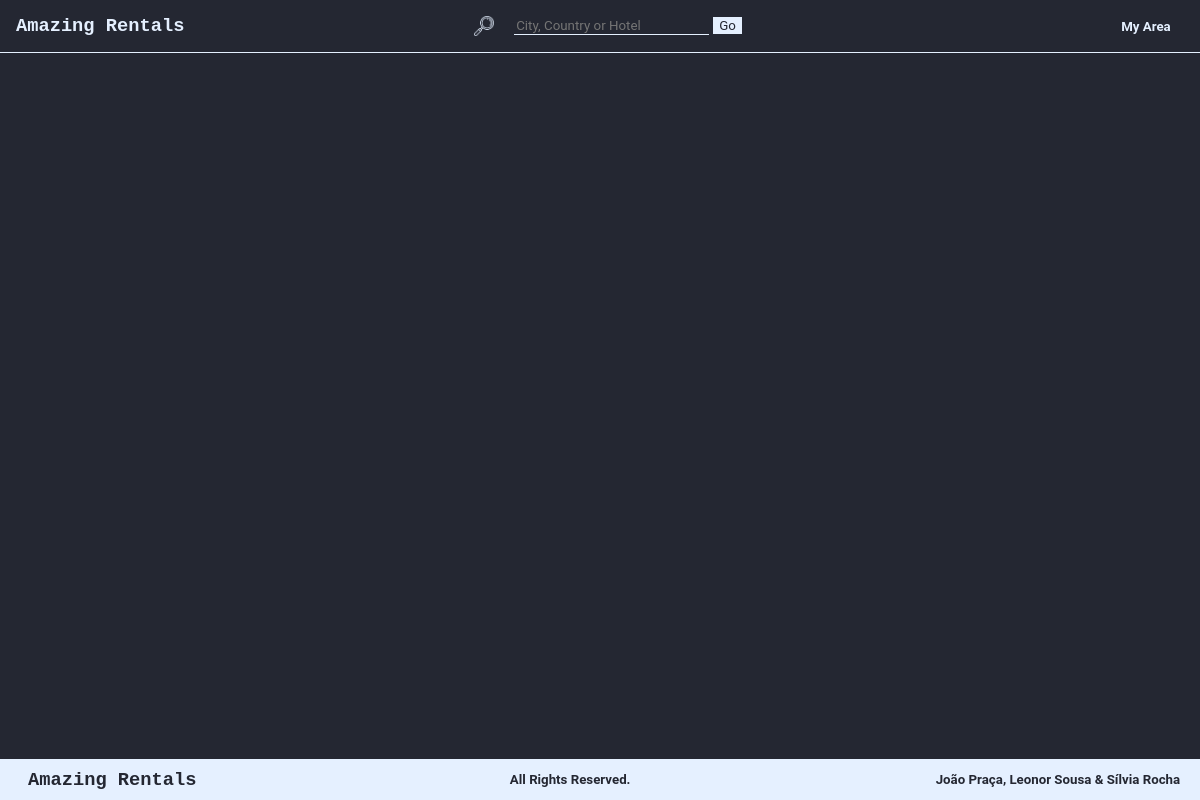
Page /listReservations.php (signed in) on the earlier database version.
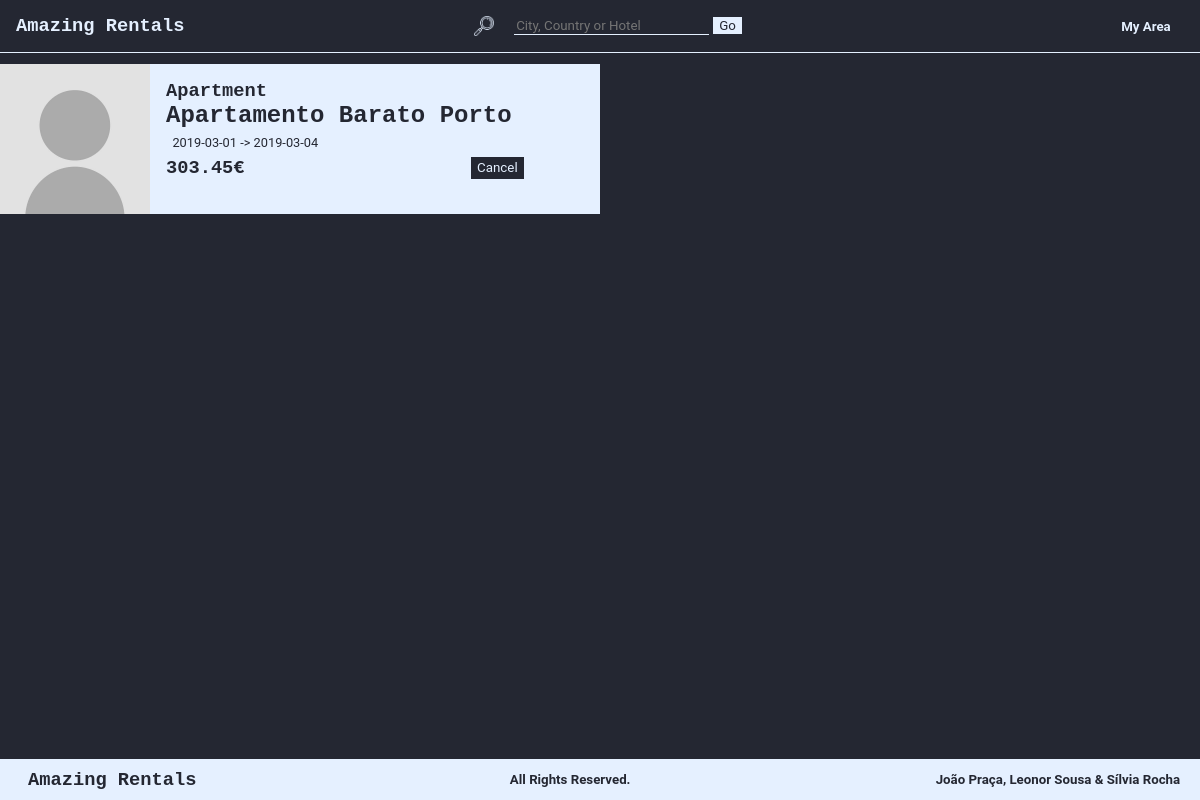
Same page on the later database version.
### tables this page shows
CREATE TABLE Reserva (
    idReserva       INTEGER PRIMARY KEY, 
    dataCheckIn     DATE    NOT NULL,
    dataCheckOut    DATE   NOT NULL,
    numHospedes     INTEGER CHECK (numHospedes > 0), 
    precoTotal      REAL    CHECK (precoTotal > 0), 
    idEstado        INTEGER REFERENCES Estado(idEstado) ON DELETE CASCADE ON UPDATE CASCADE,
    idHabitacao     INTEGER REFERENCES Habitacao(idHabitacao),
    idUtilizador       INTEGER REFERENCES Utilizador(idUtilizador),
    UNIQUE (dataCheckIn, idHabitacao)
);

CREATE TABLE Habitacao (
    idHabitacao INTEGER PRIMARY KEY,
    nome        TEXT,
    numQuartos  INTEGER CHECK (numQuartos > 0), 
    maxHospedes INTEGER CHECK (maxHospedes > 0),  
    precoNoite  REAL    CHECK (precoNoite > 0), 
    taxaLimpeza REAL CHECK (taxaLimpeza >= 0), 
    descricao   TEXT,
    latitude    REAL    CHECK(latitude>=-90 and latitude<=90),
    longitude   REAL    CHECK(longitude>=-180 and longitude<=180),
    morada      TEXT,
    idCidade    INTEGER REFERENCES Cidade(idCidade) ON DELETE RESTRICT ON UPDATE RESTRICT, 
    idUtilizador INTEGER REFERENCES Utilizador(idUtilizador) ON DELETE CASCADE ON UPDATE CASCADE,
    idTipo      INTEGER REFERENCES TipoDeHabitacao (idTipo) ON DELETE SET NULL ON UPDATE CASCADE, 
    idPolitica  INTEGER REFERENCES PoliticaDeCancelamento (idPolitica) ON DELETE RESTRICT ON UPDATE CASCADE
);

CREATE TABLE TipoDeHabitacao (
    idTipo  INTEGER PRIMARY KEY,
    nome    VARCHAR(30) UNIQUE NOT NULL
);

### database/habitations.php (called while the page is built, shortened)
<?php
function getReservationsByClient($user_id){
    global $db;
    $stmt = $db->prepare('SELECT idReserva FROM Reserva WHERE idUtilizador = ?');
    $stmt->execute(array($user_id));
    return $stmt->fetchAll();
}
function getReservationById($id){
    global $db;
    $stmt = $db->prepare('SELECT * FROM Reserva WHERE idReserva = ?');
    $stmt->execute(array($id));
    return $stmt->fetch();
}
function getHabitationById($id){
    global $db;
    $stmt = $db->prepare('SELECT * FROM Habitacao WHERE idHabitacao=?');
    $stmt->execute(array($id));
    return $stmt->fetch();
}
function getNameType($id){
    global $db;
    $stmt = $db->prepare('SELECT nome FROM TipoDeHabitacao WHERE idTipo=?');
    $stmt->execute(array($id));
    return $stmt->fetch();
}
function getHabitationPictures($id){
    global $db;
    $stmt = $db->prepare('SELECT * FROM Imagem WHERE idHabitacao=?');
    $stmt->execute(array($id));
    return $stmt->fetchAll();
}
?>

### templates/properties/viewShortReservation.php (the view)
<section class="reservationShort">
        <?php
            include_once("database/connection.php");
            include_once("database/habitations.php");
            $habitation=getHabitationById($reservation['idHabitacao']);
            $picture=getHabitationPictures($habitation['idHabitacao']);
            if ($picture != null){
                echo '<img src=' . $picture['urlImagem'] . 'alt=' . $picture['legenda'] . '>';
            }
            else{
                echo '<img src="images/ownerPicture.jpg"  alt="Habitation Picture">';
            }
        ?>
        <div class="rightText">
            <h3><?=getNameType($habitation['idTipo'])['nome']?></h3>
            <h1><?=$habitation['nome']?></h1>
            <p><?=$reservation['dataCheckIn']?> -> <?=$reservation['dataCheckOut']?></p>
            <?php
                $datetime1 = strtotime($reservation['dataCheckIn'] . ' 00:00:00');
                $datetime2 = strtotime($reservation['dataCheckOut'] . ' 00:00:00');
                $secs = $datetime2 - $datetime1;
                $days = $secs / 86400;
                $total = $habitation['precoNoite']*$days+$habitation['taxaLimpeza'];
            ?>
            <div class="horizontalElements">
                <h3><?=$total?>€</h3>
                <input type="button" value="Cancel" class="submit" id="cancel_button">
            </div>
        </div>
</section>

### templates/common/header.php (shortened to what this page needs)
<!DOCTYPE html>
<html>
    <head>
        <link href="style.css" rel="stylesheet">
        <link href="layout.css" rel="stylesheet">
    </head>
    <body>
        <div class="content">
            <nav id="menu">
            <ul>
                <li><a href="homepage.php"><h3>Amazing Rentals</h3></a></li>
                <li>
                    <?php
                        include('templates/common/search.php');
                    ?>
                </li>
                    <?php
                    if ($logedin){ ?>
                        <li>
                            <div class="dropdown">
                                <h5>My Area</h5>
                            </div>
                        </li>
                    <?php } ?>
            </ul>
        </nav>

### templates/common/search.php
<form id="search" method="POST" action="/action_page.php">
    <img src="images/glass.png" alt="magnifying glass" width="20"/>
    <input class="search_input" type="search" name="q" placeholder="City, Country or Hotel">
    <input type="submit" value="Go">
</form>

### templates/common/footer.php
        </div>
        <footer class="footer">
            <h3>Amazing Rentals</h3>
            <h5>All Rights Reserved.</h5>
            <h5>João Praça, Leonor Sousa & Sílvia Rocha</h5>
        </footer>
    </body>
</html>

### listReservations.php (shortened to what this page needs)
<?php
  include('database/connection.php');
  include('database/habitations.php');
  $logedin=true;
  include('templates/common/header.php');
  $reservations = getReservationsByClient($_SESSION['user']);
  foreach ($reservations as $reservationId){
    $reservation = getReservationById($reservationId['idReserva']);
    include("templates/properties/viewShortReservation.php");
  }
  include('templates/common/footer.php');
?>

### style.css (style rules this page uses)
:root { --myDarkBlue: #242732; --myLightBlue: #E5F0FF; --titlesFont: Arvo, Courier, sans-serif; --bodyFont: Roboto, sans-serif; }
h1, h2, h3 { font-family: var(--titlesFont); margin: 0 0.5em 0 0; }
h4, h5, h6, p, span, input, label, tr { font-family: var(--bodyFont); }
p { font-size:0.8em; }
a { color:var(--myLightBlue) }
body { background-color: var(--myDarkBlue); color: var(--myLightBlue); }
#menu { border-bottom-width: thin; border-bottom-color: var(--myLightBlue); border-bottom-style: solid; background-color: var(--myDarkBlue); }
#menu ul { list-style-type: none; }
#menu a { color:var(--myLightBlue); text-decoration: none; }
body > footer { background: var(--myLightBlue); color:var(--myDarkBlue); }
input, select, textarea { background: var(--myLightBlue); color: var(--myDarkBlue); border-style:none; }
.search_input { border-bottom-width: thin; border-bottom-color: var(--myLightBlue); border-bottom-style: solid; background-color: transparent; color: var(--myLightBlue); }
.submit { background: var(--myDarkBlue); color: var(--myLightBlue); text-align: center; border: none }
.propertyShort, .reservationShort { background: var(--myLightBlue); color: var(--myDarkBlue); }

### layout.css (style rules this page uses)
html, body { height: 100%; }
body { display: flex; flex-direction: column; margin:0; padding:0; }
.content { flex: 1 0 auto; margin: 4em 0 0 0; }
#menu { position: fixed; top: 0; width: 100%; z-index:999; overflow:visible; }
#menu ul { text-align: center; padding:0; margin:0; display: flex; align-items: center; justify-content: space-between; }
#menu li:first-child, #menu li:first-child ~ li ~ li { flex-basis: 200px; text-align: right; }
#menu li:first-child { text-align: left; }
#search img { vertical-align: middle; margin: 1em; }
#menu li { padding: 0em 1em; }
#menu h5 { margin:0; padding:1em; }
.footer { flex-shrink: 0; text-align: center; margin: 1em 0 0 0; padding: 0; display: flex; align-items: center; justify-content: space-between; }
.footer h3, h5 { margin:0.5em; padding: 0em 1em; }
.dropdown { position: relative; display: inline-block; }
.propertyShort, .reservationShort { width:50%; display:flex; }
.propertyShort img, .reservationShort img { object-fit: cover; width:25%; }
.propertyShort .rightText, .reservationShort .rightText { padding:1em; }
.horizontalElements { display: flex; justify-content: space-between; }
.propertyShort p, .reservationShort p { margin:0.5em; }

Differences in the rows shown:
added reserva: idHabitacao.nome "Apartment", idHabitacao.nome "Apartamento Barato Porto", dataCheckIn "2019-03-01", dataCheckOut "2019-03-04", total "303.45"
